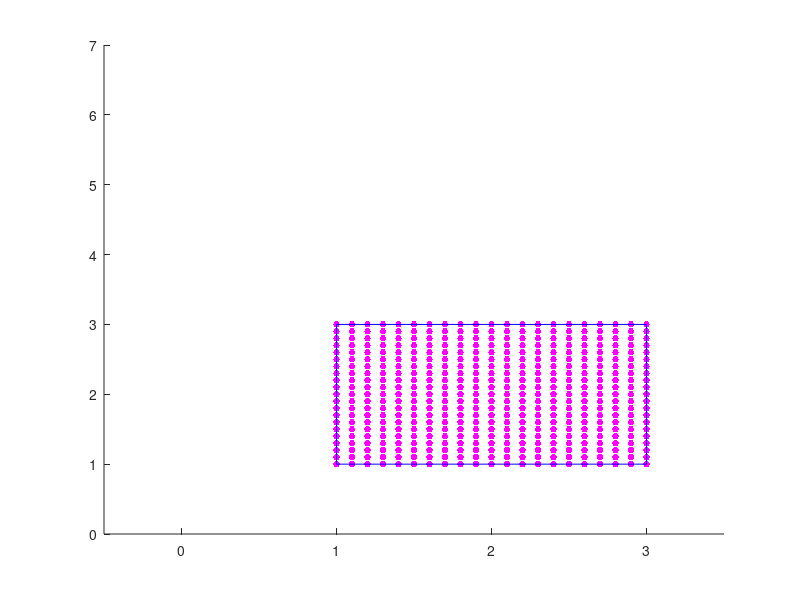

MATLAB code to generate this figure: (Note: this script raises an error after producing the figure.)
function test_shape_vem2
    % Undeformed vertices
    V0= [ 
         1 3;
         2 3;
         3 3;
         3 2;
         3 1;
         2 1;
         1 1;
         1 2;
        ];
    
    % Deformed vertices
%     V1= [ 
%          1 3;
%          2 3.5;
%          3 3;
%          3 2;
%          3 1;
%          2 0.5;
%          1 1;
%          1 2;
%         ];
    V1= [ 
         1 5;
         2 2.9;
         3 3;
         3 2;
         2.8 1.2;
         2 1;
         1 1;
         1.2 2;
        ];
        V1= [ 
         1 6;
         2 3;
         3 5;
         3 2;
         3 1.8;
         2 1;
         1 1;
         0 2;
        ];
    
    % Edges
    E=[ 1 2;
        2 3;
        3 4;
        4 5;
        5 6;
        6 7;
        7 8;
        8 1 ];
    E1=[ 8 1 2;
    1 2 3;
    2 3 4;
    3 4 5;
    4 5 6;
    5 6 7;
    6 7 8;
    7 8 1 ];
%     E1=E;
    % Plotting surface
    fig=figure(1)
    clf;
%     plot([V0(E(:,1),1)'; V0(E(:,2),1)'], [V0(E(:,1),2)'; V0(E(:,2),2)'],'Color',[0.5 0.5 0.5]);
%     hold on;
    hold on;
    
    x = 1:0.1:3;
    y = 1:0.1:3;
    [X,Y] = meshgrid(x,y);
    X=[X(:) Y(:)];
    k=6;

        
    p1 = plot(X(:,1),X(:,2),'.','Color','m','MarkerSize',15);
    hold on
    p2 = plot([V0(E(:,1),1)'; V0(E(:,2),1)'], [V0(E(:,1),2)'; V0(E(:,2),2)'],'Color','b');
    xlim([-0.5 3.5]);
%     axis equal;
    ylim([0 7]);

    V=V0;
    
    n=100;
    dV = (V1-V0)/n;
    Vt = V0 + dV;
    for ii=1:n

        for i = 1:numel(p2)
            p2(i).XData = [Vt(E(i,1),1) Vt(E(i,2),1)];
            p2(i).YData = [Vt(E(i,1),2) Vt(E(i,2),2)];
        end
        
        X_com = mean(V0,1)';    % undeformed center of mass
        x_com = mean(Vt,1)';    % deformed center of mass

        k=5;
%         k=2;
        P = zeros(size(E1,1),2,k);
        % Computing shape matching matrix for each shape (edge in this case)
        for i =1:size(E1,1)
            q = V0(E1(i,:),:)' - X_com;
                    
            q_ = zeros(5, size(q,2));
            q_(1:2,:) = q;
            q_(3,:) = q(1,:).^2;
            q_(4,:) = q(2,:).^2;
            q_(5,:) = q(1,:).*q(2,:);
            q=q_;

            [SU, S, SV] = svd(q*q');
            S = diag(S);
            S = 1./ max(S, 1e-4);
            Aqq = SV * diag(S) * SU';
            
            
            
            p = Vt(E1(i,:),:)' - x_com;
            % P(i,:,:) = p * q' / (q * q');
            P(i,:,:) = (p*q') * Aqq;
        end

        % Compute weighting coefficients
        a = zeros(size(X,1), size(E,1));
        options = optimoptions('lsqlin','Display', 'off');

        for i = 1:size(X,1)
            C = V';
            d = X(i,:)';

            % All weights non-negative
            A = -eye(size(V,1));
            b = zeros(size(V,1),1);

            % Weights sum to one.
            Aeq = ones(1,size(E,1));
            beq = 1;
            
            a(i,:) = lsqlin(C,d,A,b,Aeq,beq, [],[],[], options);
        end

        % Compute deformed positions from 
        for i=1:size(X,1)
            x = [0 0];
            x2 = [0 0];

            for j=1:size(E1,1)
                x = x + a(i,j) * Vt(j,:);
                
                q = X(i,:)' - X_com;
                q_ = zeros(5, size(q,2));
                q_(1:2,:) = q;
                q_(3,:) = q(1,:).^2;
                q_(4,:) = q(2,:).^2;
                q_(5,:) = q(1,:).*q(2,:);
                q=q_;

                g = squeeze(P(j,:,:)) * q + x_com;
                x2 = x2 + a(i,j) * g';
            end
            p1.XData(i) = x2(1);
            p1.YData(i) = x2(2);
        end
        drawnow;
        fn=sprintf('output_png\\quad_%03d.png',ii)
        saveas(fig,fn);
%         
        Vt = Vt + dV;
        
    end
    
    

end